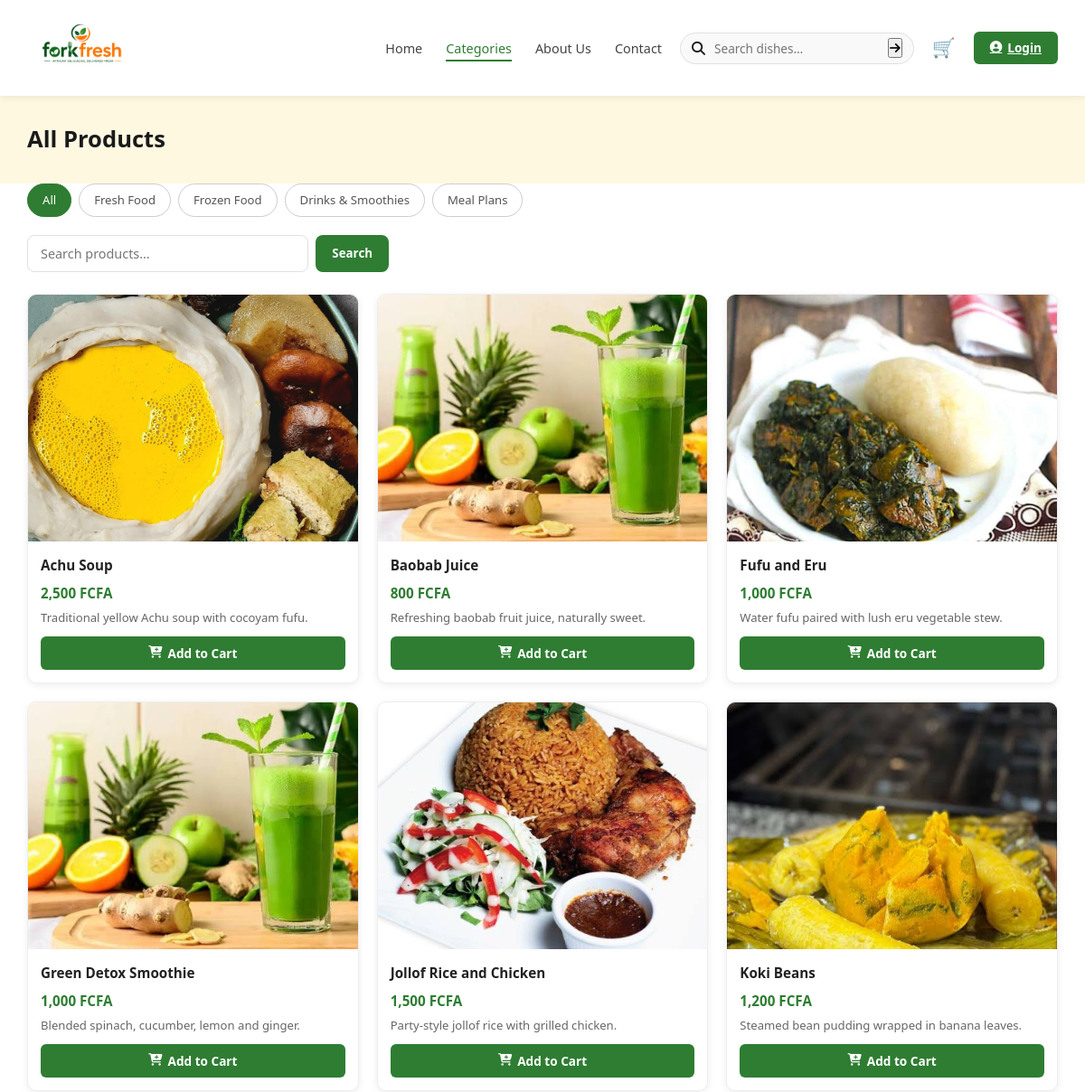
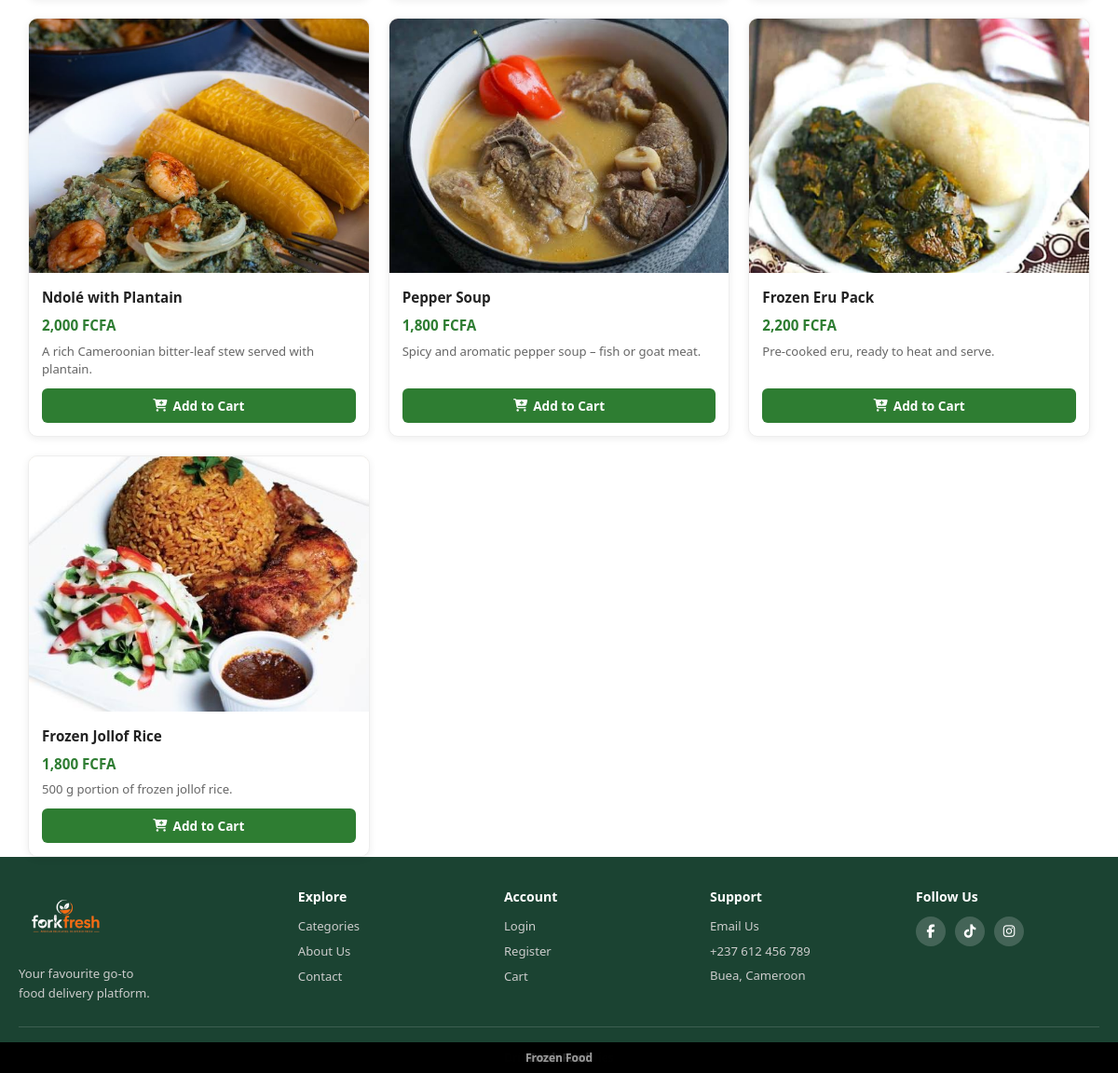
/categories.php, run on the app's committed database (2 pictures, top to bottom).
### tables this page shows
CREATE TABLE IF NOT EXISTS categories (
    id         INT UNSIGNED AUTO_INCREMENT PRIMARY KEY,
    name       VARCHAR(100) NOT NULL,
    slug       VARCHAR(100) NOT NULL UNIQUE,
    image_url  VARCHAR(255) DEFAULT NULL,
    sort_order INT UNSIGNED NOT NULL DEFAULT 0,
    is_active  TINYINT(1)   NOT NULL DEFAULT 1
);

CREATE TABLE IF NOT EXISTS products (
    id           INT UNSIGNED AUTO_INCREMENT PRIMARY KEY,
    category_id  INT UNSIGNED NOT NULL,
    name         VARCHAR(150) NOT NULL,
    slug         VARCHAR(150) NOT NULL UNIQUE,
    description  TEXT         DEFAULT NULL,
    price        DECIMAL(10,2) NOT NULL DEFAULT 0.00,
    image_url    VARCHAR(255) DEFAULT NULL,
    image        VARCHAR(255) DEFAULT NULL,    
    is_featured  TINYINT(1)   NOT NULL DEFAULT 0,
    is_popular   TINYINT(1)   NOT NULL DEFAULT 0,
    is_available TINYINT(1)   NOT NULL DEFAULT 1,
    is_active    TINYINT(1)   NOT NULL DEFAULT 1,
    created_at   TIMESTAMP    NOT NULL DEFAULT CURRENT_TIMESTAMP,
    FOREIGN KEY (category_id) REFERENCES categories(id) ON DELETE CASCADE,
    INDEX idx_category  (category_id),
    INDEX idx_featured  (is_featured),
    INDEX idx_available (is_available)
);

### config/db.php (called while the page is built, shortened)
<?php
function e(string $v): string
{
    return htmlspecialchars($v, ENT_QUOTES | ENT_SUBSTITUTE, 'UTF-8');
}

### categories.php (the view, shortened to what this page needs)
<?php
require_once __DIR__ . '/includes/db.php';
$slug   = trim($_GET['slug'] ?? $_GET['cat'] ?? '');
$search = trim($_GET['q'] ?? '');
$allCats = $pdo->query("SELECT id, name, slug FROM categories WHERE is_active=1 ORDER BY sort_order ASC")->fetchAll();
$params = [];
$sql = "SELECT p.*, c.name AS cat_name, c.slug AS cat_slug
        FROM products p
        LEFT JOIN categories c ON p.category_id = c.id
        WHERE p.is_active = 1";
$sql .= " ORDER BY p.is_popular DESC, p.name ASC";
$stmt = $pdo->prepare($sql);
$stmt->execute($params);
$products = $stmt->fetchAll();
$sectionTitle = 'All Products';
require_once 'includes/header.php';
?>
<section class="page-banner" style="background:#fff8e1;padding:28px 0;">
  <div class="container">
    <h1 style="font-size:1.6rem;font-weight:800;"><?= e($sectionTitle) ?></h1>
  </div>
</section>
<section class="section">
  <div class="container">
    <div class="filter-bar" style="margin-bottom:20px;">
      <a href="categories.php" class="filter-chip <?= $slug===''&&$search==='' ? 'active':'' ?>">All</a>
      <?php foreach ($allCats as $c): ?>
      <a href="categories.php?slug=<?= urlencode($c['slug']) ?>"
         class="filter-chip <?= $slug===$c['slug'] ? 'active':'' ?>">
        <?= e($c['name']) ?>
      </a>
      <?php endforeach; ?>
    </div>
    <form method="GET" action="categories.php" style="margin-bottom:24px;display:flex;gap:8px;max-width:400px;">
      <input type="search" name="q" value="<?= e($search) ?>"
             placeholder="Search products…"
             style="flex:1;padding:10px 14px;border:1px solid #e0e0e0;border-radius:8px;font-size:.9rem;">
      <button type="submit"
              style="padding:10px 18px;background:#2e7d32;color:#fff;border:none;border-radius:8px;cursor:pointer;font-weight:600;">
        Search
      </button>
    </form>
    <?php if (count($products) === 0): ?>
      <p style="text-align:center;color:#888;padding:50px 0;">No products found.</p>
    <?php else: ?>
    <div class="prod-grid">
      <?php foreach ($products as $p): ?>
      <div class="prod-card">
        <div class="thumb">
          <img src="<?= e($p['image_url'] ?: 'assets/images/placeholder.jpg') ?>"
               alt="<?= e($p['name']) ?>"
               onerror="this.src='https://placehold.co/200x150/f57c00/fff?text=<?= urlencode($p['name']) ?>'">
        </div>
        <div class="body">
          <h3><?= e($p['name']) ?></h3>
          <div class="price"><?= number_format((float)$p['price'], 0) ?> FCFA</div>
          <p class="desc"><?= e($p['description'] ?? '') ?></p>
          <?php if (!empty($p['cat_name'])): ?>
          <small class="cat-label"><?= e($p['cat_name']) ?></small>
          <?php endif; ?>
          <form method="POST" action="customer/add-to-cart.php" style="margin-top:10px;">
            <button type="submit" class="btn-add-cart-pub">
              <i class="fa fa-cart-plus"></i> Add to Cart
            </button>
          </form>
        </div>
      </div>
      <?php endforeach; ?>
    </div>
    <?php endif; ?>
  </div>
</section>
<?php require_once 'includes/footer.php'; ?>

### assets/css/style.css (style rules this page uses)
:root { --green: #2e7d32; --green-light: #4caf50; --green-dark: #1b5e20; --green-footer: #1b4332; --orange: #f57c00; --orange-light: #ff9800; --yellow-bg: #fff8e1; --yellow-border:#ffe082; --text-dark: #1a1a1a; --text-mid: #444444; --text-muted: #777777; --border: #e0e0e0; --white: #ffffff; --bg-light: #f9f9f9; --radius: 10px; --radius-sm: 6px; --shadow: 0 4px 18px rgba(0,0,0,.10); --shadow-sm: 0 2px 8px rgba(0,0,0,.08); --transition: .22s ease; }
*, *::before, *::after { box-sizing: border-box; margin: 0; padding: 0; }
html { scroll-behavior: smooth; }
body { font-family: 'Segoe UI', Arial, sans-serif; color: var(--text-dark); background: var(--white); line-height: 1.6; font-size: 15px; }
button { font-family: inherit; cursor: pointer; }
input, textarea, select { font-family: inherit; }
.container { max-width: 1180px; margin: 0 auto; padding: 0 20px; }
.cat-label { position: absolute; bottom: 0; left: 0; right: 0; background: rgba(0,0,0,.55); color: var(--white); font-size: .78rem; font-weight: 600; padding: 7px 10px; text-align: center; }

### categories.php (style rules this page uses)
.prod-grid { display:grid; grid-template-columns:repeat(3,1fr); gap:20px; }
.prod-card { background:#fff; border:1px solid #eee; border-radius:10px; overflow:hidden; box-shadow:0 2px 8px rgba(0,0,0,.07); display:flex; flex-direction:column; }
.prod-card .thumb { background:#fff3e0; width:100%; aspect-ratio:4/3; overflow:hidden; }
.prod-card .thumb img { width:100%; height:100%; object-fit:cover; }
.prod-card .body { padding:14px; display:flex; flex-direction:column; flex:1; }
.prod-card h3 { font-size:.95rem; margin-bottom:6px; color:#222; font-weight:600; }
.prod-card .price { color:#2e7d32; font-weight:700; font-size:.95rem; margin-bottom:6px; }
.prod-card .desc { font-size:.82rem; color:#666; flex:1; line-height:1.5; }
.prod-card .cat-label { display:inline-block; margin-top:8px; color:#999; font-size:.75rem; }
.filter-bar { display:flex; flex-wrap:wrap; gap:8px; }
.filter-chip { display:inline-block; padding:7px 16px; border:1px solid #ccc; border-radius:20px; font-size:.82rem; color:#555; text-decoration:none; transition:all .2s; }
.filter-chip.active,.filter-chip:hover { background:#2e7d32; color:#fff; border-color:#2e7d32; }
.btn-add-cart-pub { width:100%; padding:9px; background:#2e7d32; color:#fff; border:none; border-radius:6px; font-size:.85rem; font-weight:600; cursor:pointer; display:flex; align-items:center; justify-content:center; gap:6px; transition:background .2s; }

### data on the page
categories: name "Fresh Food"
categories: name "Frozen Food"
categories: name "Drinks & Smoothies"
categories: name "Meal Plans"
products: image_url (picture), name "Achu Soup", price "2,500", description "Traditional yellow Achu soup with cocoyam fufu.", category.name "Fresh Food"
products: image_url (picture), name "Baobab Juice", price "800", description "Refreshing baobab fruit juice, naturally sweet.", category.name "Drinks & Smoothies"
products: image_url (picture), name "Fufu and Eru", price "1,000", description "Water fufu paired with lush eru vegetable stew.", category.name "Fresh Food"
products: image_url (picture), name "Green Detox Smoothie", price "1,000", description "Blended spinach, cucumber, lemon and ginger.", category.name "Drinks & Smoothies"
products: image_url (picture), name "Jollof Rice and Chicken", price "1,500", description "Party-style jollof rice with grilled chicken.", category.name "Fresh Food"
products: image_url (picture), name "Koki Beans", price "1,200", description "Steamed bean pudding wrapped in banana leaves.", category.name "Fresh Food"
products: image_url (picture), name "Ndolé with Plantain", price "2,000", description "A rich Cameroonian bitter-leaf stew served with plantain.", category.name "Fresh Food"
products: image_url (picture), name "Pepper Soup", price "1,800", description "Spicy and aromatic pepper soup – fish or goat meat.", category.name "Fresh Food"
products: image_url (picture), name "Frozen Eru Pack", price "2,200", description "Pre-cooked eru, ready to heat and serve.", category.name "Frozen Food"
products: image_url (picture), name "Frozen Jollof Rice", price "1,800", description "500 g portion of frozen jollof rice.", category.name "Frozen Food"

### other printed values
$sectionTitle "All Products"
